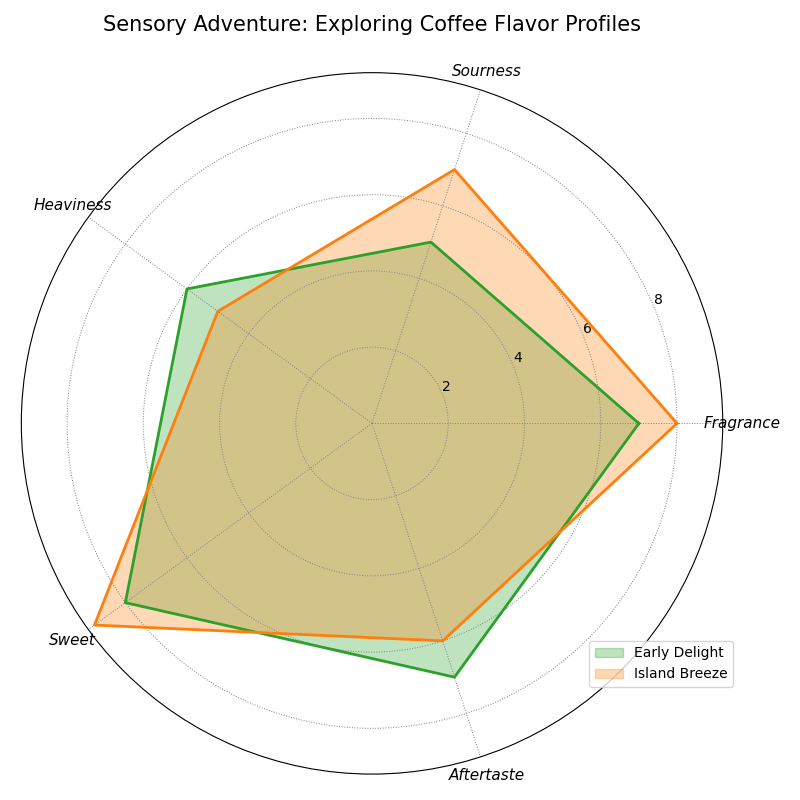

The Python source for this figure:
import numpy as np
import matplotlib.pyplot as plt

attributes = ['Fragrance', 'Sourness', 'Heaviness', 'Sweet', 'Aftertaste']
num_attributes = len(attributes)

morning_brew = [7, 5, 6, 8, 7]
tropical_twist = [8, 7, 5, 9, 6]

data = np.array([morning_brew, tropical_twist])
data = np.concatenate((data, data[:, [0]]), axis=1)

angles = np.linspace(0, 2 * np.pi, num_attributes, endpoint=False).tolist()
angles += angles[:1]

fig, ax = plt.subplots(figsize=(8, 8), subplot_kw=dict(polar=True))

labels = ["Early Delight", "Island Breeze"]
colors = ['#2CA02C', '#FF7F0E']  # Swapped the colors

for i, color in enumerate(colors):
    ax.fill(angles, data[i], color=color, alpha=0.3, label=labels[i])
    ax.plot(angles, data[i], color=color, linewidth=2)

ax.set_xticks(angles[:-1])
ax.set_xticklabels(attributes, fontsize=11, fontstyle='italic')
ax.set_title('Sensory Adventure: Exploring Coffee Flavor Profiles', fontsize=15, pad=30)
ax.legend(loc='upper left', bbox_to_anchor=(0.8, 0.2))
ax.grid(color='gray', linestyle=':', linewidth=0.7)

plt.tight_layout()
plt.show()
